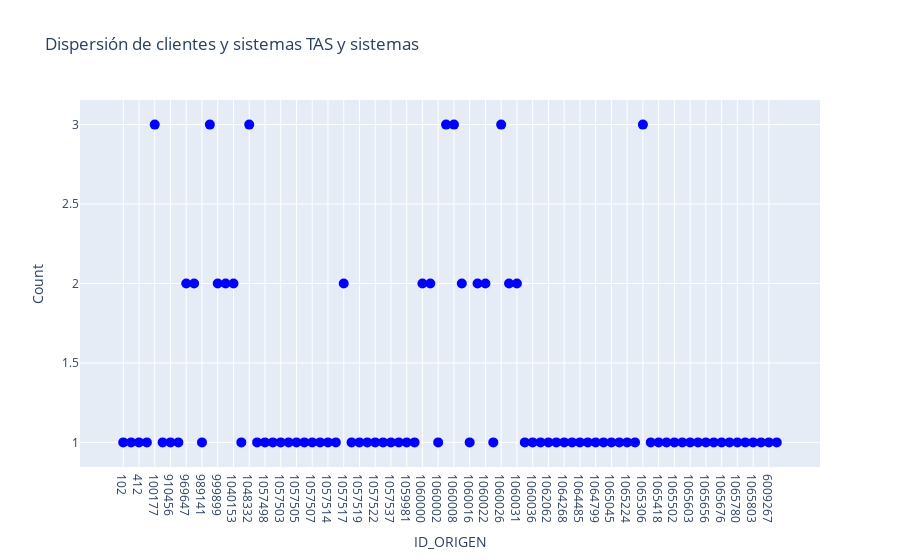

Write notebook code for a chart like this one.
### Markdown cell above
# TAS VS LOS SISTEMAS TRANSACCIONALES

### Code cell
dfs_comp = [df_sirac, df_meca, df_sims, df_sipe, df_soi]
grouped_df_tas, comparacion_tas = clts_repetidos( df_tas, dfs_comp, "NOMBRE_O_RAZON_SOCIAL", 93, "TAS y sistemas")

### Figure 1 — Plotly figure (JSON) as saved in the notebook; plotly's stock layout.template omitted (floating-point values rounded to 4 significant figures)
{"data": [{"hovertemplate": "%{text}", "marker": {"color": "blue", "size": 10}, "mode": "markers", "text": ["CASA DE BOLSA MULTIVA. S.A. DE C.V., GRUPO FINANCIERO MULTIVA <br>SISTEMAS PRESENTES: MECA,TAS<br>NUMERO DE CLIENTES: ['MULTIV', 102]  <br>DIRECCIONES: ['NO SE TIENE REGISTRADA LA INFORMACION', nan]  <br> RFCS: ['XXX123456XXX', 'MCB9809105S1'] ", "VALORES MEXICANOS CASA DE BOLSA S.A. DE C.V. <br>SISTEMAS PRESENTES: MECA,TAS<br>NUMERO DE CLIENTES: ['VALMEX', 315]  <br>DIRECCIONES: ['MARIO', nan]  <br> RFCS: ['XXX123456XXX', 'CBC79081421A'] ", "VECTOR CASA DE BOLSA, S.A. DE C.V. <br>SISTEMAS PRESENTES: MECA,TAS<br>NUMERO DE CLIENTES: ['VECT', 412]  <br>DIRECCIONES: ['P', nan]  <br> RFCS: ['XXX123456XXX', 'SMB740206001'] ", "GOBIERNO FEDERAL <br>SISTEMAS PRESENTES: SIPE,TAS<br>NUMERO DE CLIENTES: [254, 100003]  <br>DIRECCIONES: [nan, nan]  <br> RFCS: ['XXXXXXXXXXXXX', 'NFI3406305T0'] ", "NACIONAL FINANCIERA S.N.C. <br>SISTEMAS PRESENTES: MECA,SIMS,SOI,TAS<br>NUMERO DE CLIENTES: ['NAFIN', 'NAFIN', 12066, 100177]  <br>DIRECCIONES: ['INSURGENTES SUR 1971', 'INSURGENTES SUR 1971, GUADALUPE INN', 'INSURGENTES SUR', nan]  <br> RFCS: ['NFI3406305TO', 'XXXXXXXXXXXXX', 'NFI3406305T0', 'NFI3406305T0'] ", "BANCO NACIONAL DE OBRAS Y SERVICIOS PUBLICOS S.N.C. <br>SISTEMAS PRESENTES: SIRAC,TAS<br>NUMERO DE CLIENTES: [3970056, 907471]  <br>DIRECCIONES: [nan, nan]  <br> RFCS: ['BNO670315DC0', 'BNO770315001'] ", "BANCO BILBAO VIZCAYA, S.A. <br>SISTEMAS PRESENTES: MECA,TAS<br>NUMERO DE CLIENTES: ['MPPX', 910456]  <br>DIRECCIONES: ['NO SE TIENE REGISTRADA LA INFORMACION', nan]  <br> RFCS: ['XXXXXXXXXXXX', 'BBA830831LJ2'] ", "INVEX CASA DE BOLSA, S.A. DE C.V. <br>SISTEMAS PRESENTES: MECA,TAS<br>NUMERO DE CLIENTES: ['INVEX', 929440]  <br>DIRECCIONES: ['PENDIENTE', nan]  <br> RFCS: ['XXX123456XXX', 'ICB911029V38'] ", "BANCO INBURSA <br>SISTEMAS PRESENTES: MECA,SIMS,TAS<br>NUMERO DE CLIENTES: ['INBUR', '36957', 969647]  <br>DIRECCIONES: ['NO SE TIENE REGISTRADA LA INFORMACION', nan, nan]  <br> RFCS: ['XXXXXXXXXXXX', 'XXXXXXXXXXXXX', 'BII931004P61'] ", "BANCO J.P. MORGAN MEXICO <br>SISTEMAS PRESENTES: MECA,SIPE,TAS<br>NUMERO DE CLIENTES: ['JPMOR', 327, 987671]  <br>DIRECCIONES: ['NO SE TIENE REGISTRADA LA INFORMACION', 'PASEO DE LAS PALMAS NUM 405 PISO 16 LOMAS DE CHAPULTEPEC', nan]  <br> RFCS: ['XXXXXXXXXXXX', 'TME840315KT6', 'BJP950104LJ5'] ", "BANCO SANTANDER DE NEGOCIOS MEXICO,S.A. <br>SISTEMAS PRESENTES: MECA,TAS<br>NUMERO DE CLIENTES: ['SANTAN', 989141]  <br>DIRECCIONES: ['328 82 26', nan]  <br> RFCS: ['XXXXXXXXXXXX', 'BSM941122TE6'] ", "BANCO NACIONAL DE COMERCIO EXTERIOR <br>SISTEMAS PRESENTES: SIRAC,MECA,SIMS,TAS<br>NUMERO DE CLIENTES: [5970070, 'BCOMEX', 'BCOMXT', 997861]  <br>DIRECCIONES: [nan, 'NO SE TIENE REGISTRADA LA INFORMACION', nan, nan]  <br> RFCS: ['BNC8507311M4', 'XXXXXXXXXXXX', 'XXXXXXXXXXXXX', 'BNC8507311M4'] ", "BANCO DEL BAJIO S.A. <br>SISTEMAS PRESENTES: MECA,SIPE,TAS<br>NUMERO DE CLIENTES: ['BANJIO', 209, 999899]  <br>DIRECCIONES: ['NO SE TIENE REGISTRADA LA INFORMACION', nan, nan]  <br> RFCS: ['XXXXXXXXXXXX', 'XXXXXXXXXXXXX', 'BBA940707IE1'] ", "IXE BANCO S.A. <br>SISTEMAS PRESENTES: MECA,SIPE,TAS<br>NUMERO DE CLIENTES: ['IXE', 304, 1037284]  <br>DIRECCIONES: ['JOSE LUIS LAGRANGE 103', 'AV. PAE DE LA REFORMA 505 PISO 47, COLONIA CUAUHTEMOC CP 065', nan]  <br> RFCS: ['XXXXXXXXXXXX', 'XXXXXXXXXXXXX', 'IBA950503GTA'] ", "BANCO DE MEXICO <br>SISTEMAS PRESENTES: MECA,SIPE,TAS<br>NUMERO DE CLIENTES: ['BXICO', 220, 1040153]  <br>DIRECCIONES: ['NO SE TIENE REGISTRADA LA INFORMACION', 'AV. 5 DE MAYO 2 COLONIA CENTRO DELEGACION CUAUHTEMOC.CP06000', nan]  <br> RFCS: ['XXXXXXXXXXXX', 'XXXXXXXXXXXXX', 'BNM840515VB2'] ", "BANCA AFIRME, S.A. <br>SISTEMAS PRESENTES: SIPE,TAS<br>NUMERO DE CLIENTES: [306, 1041222]  <br>DIRECCIONES: ['JUÁREZ SUR 800 PISO 9 COL. CENTRO MONTERREY NUEVO LEÓN 64000', nan]  <br> RFCS: ['BAF950102JP5', 'BAF950102JP5'] ", "PETROLEOS MEXICANOS <br>SISTEMAS PRESENTES: SIRAC,MECA,SIMS,TAS<br>NUMERO DE CLIENTES: [4092904, 'PEMEX', 'PEMEX', 1048332]  <br>DIRECCIONES: [nan, 'MARINA NACIONAL', 'MARINA NACIONAL', nan]  <br> RFCS: ['PME380607P35', 'XXXXXXXXXXXX', 'XXXXXXXXXXXXX', 'PME380607P35'] ", "HSBC CASA DE BOLSA SA DE CV GRUPO FINANCIERO HSBC <br>SISTEMAS PRESENTES: MECA,TAS<br>NUMERO DE CLIENTES: ['HSBC', 1057496]  <br>DIRECCIONES: ['AV. PASEO DE LA REFORMA N.243 PISO 10 TORRE A COL CUAUHTEMOC DEL CUAUHTEMOC 06500 MEX D.F.', nan]  <br> RFCS: ['HCB950125897', 'HCB950125897'] ", "CASA DE BOLSA BBVA BANCOMER, S.A. DE C.V. <br>SISTEMAS PRESENTES: MECA,TAS<br>NUMERO DE CLIENTES: ['BBVA', 1057498]  <br>DIRECCIONES: ['MONTES URALES #424 PISO 3, COLONIA LOMAS DE CHAPULTEPEC C.P. 11000', nan]  <br> RFCS: ['CBB960628JY9', 'CBB960628D41'] ", "PUNTO CASA DE BOLSA SA DE CV <br>SISTEMAS PRESENTES: MECA,TAS<br>NUMERO DE CLIENTES: ['PNTOCB', 1057500]  <br>DIRECCIONES: ['FERROCARRIL DE RIO FRIO NO. 419 B 16, COLONIA CUCHILLA DE MORAL, MEXICO, D.F., DELEGACION IZTAPALAPA', nan]  <br> RFCS: ['PCB111011816', 'PCB111011816'] ", "BARCLAYS CAPITAL CASA DE BOLSA, SA DE CV <br>SISTEMAS PRESENTES: MECA,TAS<br>NUMERO DE CLIENTES: ['BARCAP', 1057503]  <br>DIRECCIONES: ['AV. PASEO DE LA REFORMA N° 505, PISO 41, COL. CUAUHTÉMOC, C.P. 06500 MÉXICO, D.F.', nan]  <br> RFCS: ['BCC6031613A', 'BCC06031613A'] ", "CASA DE BOLSA VE POR MAS, S.A DE C.V. <br>SISTEMAS PRESENTES: MECA,TAS<br>NUMERO DE CLIENTES: ['BXMAS', 1057504]  <br>DIRECCIONES: ['EMILIO CASTELAR # 75 COL. CHAPULTEPEC CP 11560', nan]  <br> RFCS: ['CBA8701315H8', 'CBA8701315HB'] ", "CASA DE BOLSA BBVA BANCOMER, S.A. DE C.V. <br>SISTEMAS PRESENTES: MECA,TAS<br>NUMERO DE CLIENTES: ['BBVA', 1057505]  <br>DIRECCIONES: ['MONTES URALES #424 PISO 3, COLONIA LOMAS DE CHAPULTEPEC C.P. 11000', nan]  <br> RFCS: ['CBB960628JY9', 'CBB960628D41'] ", "CASA DE BOLSA FINAMEX, S.A.B. DE C.V. <br>SISTEMAS PRESENTES: SIMS,TAS<br>NUMERO DE CLIENTES: ['FINMX', 1057506]  <br>DIRECCIONES: ['AVENIDA AMÉRICAS 1545 PISO18 Y19', nan]  <br> RFCS: ['XXXXXXXXXXXXX', 'CBF920629BVO'] ", "CASA DE BOLSA BANORTE IXE, S.A. DE C.V. <br>SISTEMAS PRESENTES: MECA,TAS<br>NUMERO DE CLIENTES: ['BNORT', 1057507]  <br>DIRECCIONES: ['P', nan]  <br> RFCS: ['XXX123456XXX', 'ICB950503QH4'] ", "INTERACCIONES CASA DE BOLSA S.A DE C.V. <br>SISTEMAS PRESENTES: MECA,TAS<br>NUMERO DE CLIENTES: ['INTER', 1057512]  <br>DIRECCIONES: ['PASEO DE LA REFORMA #383 PISO 14 COL. CUAUHTEMOC CP 06500', nan]  <br> RFCS: ['ICB8704225X7', 'ICB870422BS8'] ", "JP MORGAN CASA DE BOLSA S.A DE C.V. <br>SISTEMAS PRESENTES: MECA,TAS<br>NUMERO DE CLIENTES: ['JPMORG', 1057514]  <br>DIRECCIONES: ['PASEO DE LAS PALMAS 405 PISO 16, LOMAS DE CHAPULTEPEC, CP 11000 DF', nan]  <br> RFCS: ['JPM960506G57', 'JPM960506G57'] ", "MERRILL LYNCH MEXICO, S.A. DE C.V. CASA DE BOLSA <br>SISTEMAS PRESENTES: MECA,TAS<br>NUMERO DE CLIENTES: ['MLYNCH', 1057516]  <br>DIRECCIONES: ['P', nan]  <br> RFCS: ['XXX123456XXX', 'MLM950112GG3'] ", "MONEX CASA DE BOLSA S.A. DE C.V. <br>SISTEMAS PRESENTES: MECA,SIMS,TAS<br>NUMERO DE CLIENTES: ['MONEX', 'MONEXM', 1057517]  <br>DIRECCIONES: ['INSURGENTES SUR 1886 COL.FLORIDA', 'AVENIDA PASEO DE LA REFORMA 284 PISO 15', nan]  <br> RFCS: ['XXX123456XXX', 'XXXXXXXXXXXXX', 'MCB860313CD6'] ", "SCOTIA INVERLAT CASA DE BOLSA S.A. <br>SISTEMAS PRESENTES: MECA,TAS<br>NUMERO DE CLIENTES: ['SCOTI', 1057518]  <br>DIRECCIONES: ['BOSQUE DE CIRUELOS 120, BOSQUES DE LAS LOMAS C.P. 11700, MEXICO, D.F.', nan]  <br> RFCS: ['XXX123456XXX', 'SIN941202514'] ", "VALORES MEXICANOS CASA DE BOLSA, S.A. DE C.V. <br>SISTEMAS PRESENTES: MECA,TAS<br>NUMERO DE CLIENTES: ['VALMEX', 1057519]  <br>DIRECCIONES: ['MARIO', nan]  <br> RFCS: ['XXX123456XXX', 'VMC930101JS6'] ", "VECTOR CASA DE BOLSA S.A. DE C.V. <br>SISTEMAS PRESENTES: MECA,TAS<br>NUMERO DE CLIENTES: ['VECT', 1057520]  <br>DIRECCIONES: ['P', nan]  <br> RFCS: ['XXX123456XXX', 'VCB870729PH6'] ", "PUNTO CASA DE BOLSA, S.A. DE C.V. <br>SISTEMAS PRESENTES: MECA,TAS<br>NUMERO DE CLIENTES: ['PNTOCB', 1057522]  <br>DIRECCIONES: ['FERROCARRIL DE RIO FRIO NO. 419 B 16, COLONIA CUCHILLA DE MORAL, MEXICO, D.F., DELEGACION IZTAPALAPA', nan]  <br> RFCS: ['PCB111011816', 'PCB111011816'] ", "VECTOR CASA DE BOLSA SA DE CV <br>SISTEMAS PRESENTES: MECA,TAS<br>NUMERO DE CLIENTES: ['VECT', 1057533]  <br>DIRECCIONES: ['P', nan]  <br> RFCS: ['XXX123456XXX', 'VCB870729PH6'] ", "EVERCORE CASA DE BOLSA, S.A. DE C.V. <br>SISTEMAS PRESENTES: MECA,TAS<br>NUMERO DE CLIENTES: ['EVERCO', 1057537]  <br>DIRECCIONES: ['MANUEL AVILA CAMACHO 36 - PISO 22, COL. LOMAS DE CHAPULTEPEC, CP 11000, DEL. MIGUEL HIDALGO', nan]  <br> RFCS: ['PCB50107CP2', 'PCB050107CP2'] ", "CASA DE BOLSA FINAMEX SAB DE CV <br>SISTEMAS PRESENTES: SIMS,TAS<br>NUMERO DE CLIENTES: ['FINMX', 1057538]  <br>DIRECCIONES: ['AVENIDA AMÉRICAS 1545 PISO18 Y19', nan]  <br> RFCS: ['XXXXXXXXXXXXX', 'CBF920629BV0'] ", "Banco Sabadell SA Institucion de Banca Multiple <br>SISTEMAS PRESENTES: SIRAC,TAS<br>NUMERO DE CLIENTES: [28561148, 1059981]  <br>DIRECCIONES: [nan, nan]  <br> RFCS: ['DCS150115331', 'DCS150115331'] ", "BANCO AUTOFIN MEXICO S.A. <br>SISTEMAS PRESENTES: SIRAC,TAS<br>NUMERO DE CLIENTES: [10281162, 1059997]  <br>DIRECCIONES: [nan, nan]  <br> RFCS: ['BAM0511076B3', 'BAM0511076B3'] ", "BANK OF BOSTON MEXICO <br>SISTEMAS PRESENTES: MECA,SIPE,TAS<br>NUMERO DE CLIENTES: ['BOSTON', 246, 1060000]  <br>DIRECCIONES: ['NO SE TIENE REGISTRADA LA INFORMACION', nan, nan]  <br> RFCS: ['XXXXXXXXXXXX', 'XXXXXXXXXXXXX', 'XXXXXXXXXXXXX'] ", "BANCO INTERACCIONES, S.A. <br>SISTEMAS PRESENTES: MECA,SIPE,TAS<br>NUMERO DE CLIENTES: ['INTERA', 13, 1060001]  <br>DIRECCIONES: ['NO SE TIENE REGISTRADA LA INFORMACION', 'PASEO DE LA REFORMA 383 PISO 14 COL CUAHTEMOC CP 06500', nan]  <br> RFCS: ['XXXXXXXXXXXX', 'BIN931011519', 'XXXXXXXXXXXXX'] ", "BANRURAL <br>SISTEMAS PRESENTES: MECA,TAS<br>NUMERO DE CLIENTES: ['BANRU', 1060002]  <br>DIRECCIONES: ['NO SE TIENE REGISTRADA LA INFORMACION', nan]  <br> RFCS: ['XXXXXXXXXXXX', 'XXXXXXXXXXXXX'] ", "BANCO NACIONAL DE MEXICO S.A. <br>SISTEMAS PRESENTES: MECA,SIMS,SIMS,TAS<br>NUMERO DE CLIENTES: ['BNMX', 'BANMEX', 'BANAME', 1060005]  <br>DIRECCIONES: ['NO SE TIENE REGISTRADA LA INFORMACION', 'INSURGENTES SUR', nan, nan]  <br> RFCS: ['XXXXXXXXXXXX', 'XXXXXXXXXXXXX', 'XXXXXXXXXXXXX', 'XXXXXXXXXXXXX'] ", "BANCO NACIONAL DE COMERCIO EXTERIOR <br>SISTEMAS PRESENTES: SIRAC,MECA,SIMS,TAS<br>NUMERO DE CLIENTES: [5970070, 'BCOMEX', 'BCOMXT', 1060008]  <br>DIRECCIONES: [nan, 'NO SE TIENE REGISTRADA LA INFORMACION', nan, nan]  <br> RFCS: ['BNC8507311M4', 'XXXXXXXXXXXX', 'XXXXXXXXXXXXX', 'XXXXXXXXXXXXX'] ", "BANCO SANTANDER MEXICANO S.A. <br>SISTEMAS PRESENTES: SIRAC,SIPE,TAS<br>NUMERO DE CLIENTES: [23422459, 14, 1060010]  <br>DIRECCIONES: [nan, '235 5TH AVENUE NEW YORK, NY 10016', nan]  <br> RFCS: ['BSM970519DU8', 'XXXXXXXXXXXXX', 'XXXXXXXXXXXXX'] ", "BANCO INBURSA S.A. <br>SISTEMAS PRESENTES: SIPE,TAS<br>NUMERO DE CLIENTES: [23, 1060016]  <br>DIRECCIONES: ['PASEO DE LAS PALMAS 736 LOMAS DE CHAPULTEPEC CP 11000', nan]  <br> RFCS: ['XXXXXXXXXXXXX', 'XXXXXXXXXXXXX'] ", "BANCO MIFEL S.A. <br>SISTEMAS PRESENTES: MECA,MECA,TAS<br>NUMERO DE CLIENTES: ['MIFEL', 'BCOMIF', 1060020]  <br>DIRECCIONES: ['ALJANDRO FINKLER', 'NO SE TIENE REGISTRADA LA INFORMACION', nan]  <br> RFCS: ['XXXXXXXXXXXX', 'XXXXXXXXXXXX', 'XXXXXXXXXXXXX'] ", "BANCO DEL BAJIO S.A. <br>SISTEMAS PRESENTES: MECA,SIPE,TAS<br>NUMERO DE CLIENTES: ['BANJIO', 209, 1060022]  <br>DIRECCIONES: ['NO SE TIENE REGISTRADA LA INFORMACION', nan, nan]  <br> RFCS: ['XXXXXXXXXXXX', 'XXXXXXXXXXXXX', 'XXXXXXXXXXXXX'] ", "BANCO DEL SURESTE S.A. <br>SISTEMAS PRESENTES: MECA,TAS<br>NUMERO DE CLIENTES: ['SURE', 1060025]  <br>DIRECCIONES: ['NO SE TIENE REGISTRADA LA INFORMACION', nan]  <br> RFCS: ['XXXXXXXXXXXX', 'XXXXXXXXXXXXX'] ", "BANK OF AMERICA MEXICO <br>SISTEMAS PRESENTES: MECA,MECA,SIPE,TAS<br>NUMERO DE CLIENTES: ['BANKAM', 'BOFA', 339, 1060026]  <br>DIRECCIONES: ['PASEO DE LA REFORMA 116', 'NO SE TIENE REGISTRADA LA INFORMACION', 'PEDREGAL #24, PISO 22, MOLINO DEL REY, MIGUEL HIDALGO, 11040', nan]  <br> RFCS: ['XXXXXXXXXXXX', 'XXXXXXXXXXXX', 'XXXXXXXXXXXXX', 'XXXXXXXXXXXXX'] ", "IXE BANCO S.A. <br>SISTEMAS PRESENTES: MECA,SIPE,TAS<br>NUMERO DE CLIENTES: ['IXE', 304, 1060028]  <br>DIRECCIONES: ['JOSE LUIS LAGRANGE 103', 'AV. PAE DE LA REFORMA 505 PISO 47, COLONIA CUAUHTEMOC CP 065', nan]  <br> RFCS: ['XXXXXXXXXXXX', 'XXXXXXXXXXXXX', 'XXXXXXXXXXXXX'] ", "BANCO INDUSTRIAL S.A. <br>SISTEMAS PRESENTES: MECA,SIPE,TAS<br>NUMERO DE CLIENTES: ['INDUS', 104, 1060031]  <br>DIRECCIONES: ['NO SE TIENE REGISTRADA LA INFORMACION', nan, nan]  <br> RFCS: ['XXXXXXXXXXXX', 'XXXXXXXXXXXXX', 'XXXXXXXXXXXXX'] ", "GE CAPITAL BANK S.A. <br>SISTEMAS PRESENTES: SIPE,TAS<br>NUMERO DE CLIENTES: [278, 1060032]  <br>DIRECCIONES: ['AV. STA. FE 495 COL. CRUZ MANCA CUAJIMALPA 05349 MEX. D.F.', nan]  <br> RFCS: ['XXXXXXXXXXXXX', 'XXXXXXXXXXXXX'] ", "HSBC MEXICO S.A. <br>SISTEMAS PRESENTES: SIPE,TAS<br>NUMERO DE CLIENTES: [320, 1060036]  <br>DIRECCIONES: ['REFORMA 156-PISO 3,  MEXICO, D.F.', nan]  <br> RFCS: ['HMI950125KG8', 'XXXXXXXXXXXXX'] ", "BANCO AZTECA, S.A. INSTITUCION DE BANCA MULTIPLE <br>SISTEMAS PRESENTES: SIRAC,TAS<br>NUMERO DE CLIENTES: [3912903, 1060754]  <br>DIRECCIONES: [nan, nan]  <br> RFCS: ['BAI0205236Y8', 'BAI0205236Y8'] ", "MERRILL  LYNCH MEXICO S.A. DE C.V. CASA DE BOLSA <br>SISTEMAS PRESENTES: MECA,TAS<br>NUMERO DE CLIENTES: ['MLYNCH', 1062062]  <br>DIRECCIONES: ['P', nan]  <br> RFCS: ['XXX123456XXX', 'MLM950112GG3'] ", "FINANCIERA SUMATE, S.A. DE C.V. SOFIPO <br>SISTEMAS PRESENTES: SIRAC,TAS<br>NUMERO DE CLIENTES: [10286078, 1063872]  <br>DIRECCIONES: [nan, nan]  <br> RFCS: ['FSU030606GW3', 'FSU030606GW3'] ", "COMISION FEDERAL DE ELECTRICIDAD <br>SISTEMAS PRESENTES: SIPE,TAS<br>NUMERO DE CLIENTES: [39, 1064268]  <br>DIRECCIONES: [nan, nan]  <br> RFCS: ['XXXXXXXXXXXXX', 'CFE370814QI0'] ", "CEMEX, S.A.B. DE C.V. <br>SISTEMAS PRESENTES: SIRAC,TAS<br>NUMERO DE CLIENTES: [10335210, 1064434]  <br>DIRECCIONES: [nan, nan]  <br> RFCS: ['CEM880726UZA', 'CEM880726UZA'] ", "APOYO ECON�MICO FAMILIAR, S.A. DE C.V. SOFOM E.N.R. <br>SISTEMAS PRESENTES: SIRAC,TAS<br>NUMERO DE CLIENTES: [22336018, 1064485]  <br>DIRECCIONES: [nan, nan]  <br> RFCS: ['AEF050221TY2', 'AEF050221TY2'] ", "FINANCIERA LABOR S.A.P.I. DE C.V. SOFOM E.N.R. <br>SISTEMAS PRESENTES: SIRAC,TAS<br>NUMERO DE CLIENTES: [28120570, 1064759]  <br>DIRECCIONES: [nan, nan]  <br> RFCS: ['FLA080115FZ6', 'FLA080115FZ6'] ", "FONDO ESPECIAL PARA EL FINANCIAMIENTO AGROPECUARIOS (FEFA) <br>SISTEMAS PRESENTES: SIRAC,TAS<br>NUMERO DE CLIENTES: [28729842, 1064799]  <br>DIRECCIONES: [nan, nan]  <br> RFCS: ['FEF650826K41', 'FEF650826K41'] ", "ENLACE INT SA DE CV <br>SISTEMAS PRESENTES: SIMS,TAS<br>NUMERO DE CLIENTES: ['ENLACE', 1064950]  <br>DIRECCIONES: ['TORRE ESMERALDA II,BLVD AVILA CAMACHO 36-1805', nan]  <br> RFCS: ['XXXXXXXXXXXXX', 'EIN961028182'] ", "RED DE SERVICIOS FINANCIEROS, S.A. DE C.V. SOFOM E.N.R. <br>SISTEMAS PRESENTES: SIRAC,TAS<br>NUMERO DE CLIENTES: [10333123, 1065045]  <br>DIRECCIONES: [nan, nan]  <br> RFCS: ['RSF050920LP2', 'RSF050920LP2'] ", "GRUPO CONSULTOR PARA LA MICROEMPRESA, S.A. DE C.V. SOFOM E.N.R. <br>SISTEMAS PRESENTES: SIRAC,TAS<br>NUMERO DE CLIENTES: [10172806, 1065125]  <br>DIRECCIONES: [nan, nan]  <br> RFCS: ['GCM060905AC9', 'GCM060905AC9'] ", "PROAKTIVA S.A.P.I. DE C.V., SOFOM, E.N.R. <br>SISTEMAS PRESENTES: SIRAC,TAS<br>NUMERO DE CLIENTES: [28455530, 1065224]  <br>DIRECCIONES: [nan, nan]  <br> RFCS: ['PRO080306UD8', 'PRO080306UD8'] ", "SERFIMEX CAPITAL, S.A.P.I. DE C.V., SOFOM, E.N.R. <br>SISTEMAS PRESENTES: SIRAC,TAS<br>NUMERO DE CLIENTES: [14841326, 1065257]  <br>DIRECCIONES: [nan, nan]  <br> RFCS: ['SCA090311Q29', 'SCA090311Q29'] ", "PETROLEOS MEXICANOS <br>SISTEMAS PRESENTES: SIRAC,MECA,SIMS,TAS<br>NUMERO DE CLIENTES: [4092904, 'PEMEX', 'PEMEX', 1065306]  <br>DIRECCIONES: [nan, 'MARINA NACIONAL', 'MARINA NACIONAL', nan]  <br> RFCS: ['PME380607P35', 'XXXXXXXXXXXX', 'XXXXXXXXXXXXX', 'PME380607P35'] ", "PMI TRADING DESIGNATED ACTIVITY COMPANY <br>SISTEMAS PRESENTES: SIRAC,TAS<br>NUMERO DE CLIENTES: [28820233, 1065415]  <br>DIRECCIONES: [nan, nan]  <br> RFCS: ['PMI9105174FA', 'PMI9105174FA'] ", "ALSOL CONTIGO S.A. DE C.V. SOFOM, E.N.R. <br>SISTEMAS PRESENTES: SIRAC,TAS<br>NUMERO DE CLIENTES: [28627541, 1065418]  <br>DIRECCIONES: [nan, nan]  <br> RFCS: ['ACO090216551', 'ACO090216551'] ", "AFIX SERVICIOS FINANCIEROS S.A.P.I. DE C.V., SOFOM, E.N.R. <br>SISTEMAS PRESENTES: SIRAC,TAS<br>NUMERO DE CLIENTES: [28563824, 1065491]  <br>DIRECCIONES: [nan, nan]  <br> RFCS: ['ASF0901169V3', 'ASF0901169V3'] ", "CREDICAM, S.A. DE C.V., SOFOM, E.N.R. <br>SISTEMAS PRESENTES: SIRAC,TAS<br>NUMERO DE CLIENTES: [10177936, 1065502]  <br>DIRECCIONES: [nan, nan]  <br> RFCS: ['CRE9503205J3', 'CRE9503205J3'] ", "ALSOL CONTIGO, S.A. DE C.V., SOFOM, E.N.R. <br>SISTEMAS PRESENTES: SIRAC,TAS<br>NUMERO DE CLIENTES: [28627541, 1065564]  <br>DIRECCIONES: [nan, nan]  <br> RFCS: ['ACO090216551', 'ACO090216551'] ", "FINPO, S.A. DE C.V. SOFOM E.N.R. <br>SISTEMAS PRESENTES: SIRAC,TAS<br>NUMERO DE CLIENTES: [28743362, 1065603]  <br>DIRECCIONES: [nan, nan]  <br> RFCS: ['FIN0810067T0', 'FIN0810067T0'] ", "FINACTIV, S.A. DE C.V., SOFOM, E.N.R. <br>SISTEMAS PRESENTES: SIRAC,TAS<br>NUMERO DE CLIENTES: [25287629, 1065651]  <br>DIRECCIONES: [nan, nan]  <br> RFCS: ['FIN080630IS4', 'FIN080630IS4'] ", "COFINE, S.A.P.I. DE C.V. SOFOM E.N.R. <br>SISTEMAS PRESENTES: SIRAC,TAS<br>NUMERO DE CLIENTES: [28778950, 1065656]  <br>DIRECCIONES: [nan, nan]  <br> RFCS: ['COF9803047E9', 'COF9803047E9'] ", "ION FINANCIERA S.A.P.I. DE C.V., SOFOM, E.R. <br>SISTEMAS PRESENTES: SIRAC,TAS<br>NUMERO DE CLIENTES: [28462568, 1065657]  <br>DIRECCIONES: [nan, nan]  <br> RFCS: ['QCO110616EI8', 'QCO110616EI8'] ", "FACTOR EXPRES, S.A.P.I. DE C.V., SOFOM, E.N.R. <br>SISTEMAS PRESENTES: SIRAC,TAS<br>NUMERO DE CLIENTES: [28785906, 1065676]  <br>DIRECCIONES: [nan, nan]  <br> RFCS: ['FEX130430JX1', 'FEX130430JX1'] ", "BANCO SABADELL S.A., INSTITUCION DE BANCA MULTIPLE <br>SISTEMAS PRESENTES: SIRAC,TAS<br>NUMERO DE CLIENTES: [28561148, 1065710]  <br>DIRECCIONES: [nan, nan]  <br> RFCS: ['DCS150115331', 'DCS150115331'] ", "CREDIPLATA, S.A.P.I. DE C.V. SOFOM E.N.R. <br>SISTEMAS PRESENTES: SIRAC,TAS<br>NUMERO DE CLIENTES: [28892040, 1065780]  <br>DIRECCIONES: [nan, nan]  <br> RFCS: ['CRE130903KD7', 'CRE130903KD7'] ", "FINANCIERA CEFEMEX, S.A. DE C.V., SOFOM, E.N.R. <br>SISTEMAS PRESENTES: SIRAC,TAS<br>NUMERO DE CLIENTES: [28907819, 1065798]  <br>DIRECCIONES: [nan, nan]  <br> RFCS: ['CEF010505N86', 'CEF010505N86'] ", "SOFIPA CORPORATION, S.A.P.I. DE C.V. SOFOM, E.N.R. <br>SISTEMAS PRESENTES: SIRAC,TAS<br>NUMERO DE CLIENTES: [28917282, 1065803]  <br>DIRECCIONES: [nan, nan]  <br> RFCS: ['FIN080623RZ8', 'FIN080623RZ8'] ", "NATURA EXTRACTA S.A. DE C.V. <br>SISTEMAS PRESENTES: SIRAC,TAS<br>NUMERO DE CLIENTES: [28545693, 1065820]  <br>DIRECCIONES: [nan, nan]  <br> RFCS: ['NAT050819576', 'NAT050819576'] ", "COMISION FEDERAL DE ELECTRICIDAD <br>SISTEMAS PRESENTES: SIPE,TAS<br>NUMERO DE CLIENTES: [39, 6009267]  <br>DIRECCIONES: [nan, nan]  <br> RFCS: ['XXXXXXXXXXXXX', 'CFE370814QI0'] ", "PMI TRADING DESIGNATED ACTIVITY COMPANY <br>SISTEMAS PRESENTES: SIRAC,TAS<br>NUMERO DE CLIENTES: [28820233, 6009402]  <br>DIRECCIONES: [nan, nan]  <br> RFCS: ['PMI9105174FA', 'PMI9105174FA'] "], "type": "scatter", "x": ["102", "315", "412", "100003", "100177", "907471", "910456", "929440", "969647", "987671", "989141", "997861", "999899", "1037284", "1040153", "1041222", "1048332", "1057496", "1057498", "1057500", "1057503", "1057504", "1057505", "1057506", "1057507", "1057512", "1057514", "1057516", "1057517", "1057518", "1057519", "1057520", "1057522", "1057533", "1057537", "1057538", "1059981", "1059997", "1060000", "1060001", "1060002", "1060005", "1060008", "1060010", "1060016", "1060020", "1060022", "1060025", "1060026", "1060028", "1060031", "1060032", "1060036", "1060754", "1062062", "1063872", "1064268", "1064434", "1064485", "1064759", "1064799", "1064950", "1065045", "1065125", "1065224", "1065257", "1065306", "1065415", "1065418", "1065491", "1065502", "1065564", "1065603", "1065651", "1065656", "1065657", "1065676", "1065710", "1065780", "1065798", "1065803", "1065820", "6009267", "6009402"], "y": [1, 1, 1, 1, 3, 1, 1, 1, 2, 2, 1, 3, 2, 2, 2, 1, 3, 1, 1, 1, 1, 1, 1, 1, 1, 1, 1, 1, 2, 1, 1, 1, 1, 1, 1, 1, 1, 1, 2, 2, 1, 3, 3, 2, 1, 2, 2, 1, 3, 2, 2, 1, 1, 1, 1, 1, 1, 1, 1, 1, 1, 1, 1, 1, 1, 1, 3, 1, 1, 1, 1, 1, 1, 1, 1, 1, 1, 1, 1, 1, 1, 1, 1, 1]}], "layout": {"title": {"text": "Dispersión de clientes y sistemas TAS y sistemas"}, "xaxis": {"title": {"text": "ID_ORIGEN"}}, "yaxis": {"title": {"text": "Count"}}}}
